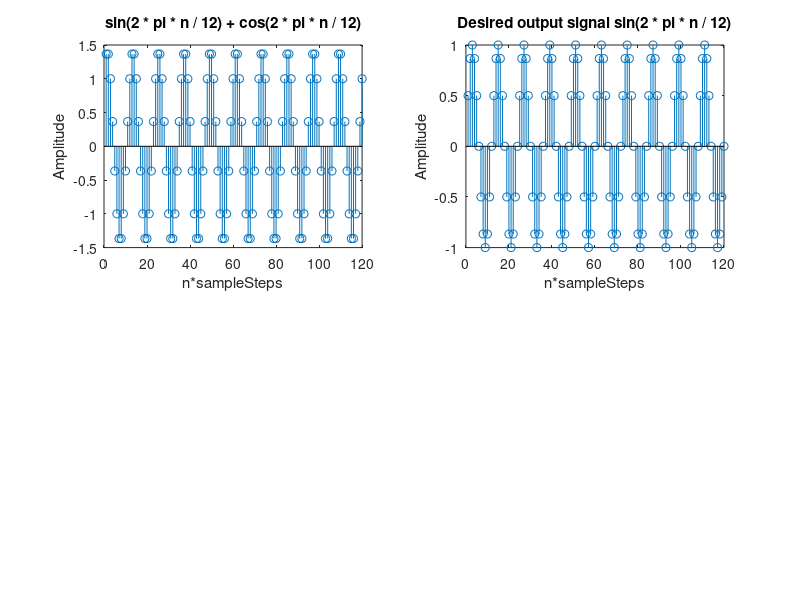

Reproduce this figure in MATLAB. (Note: this script raises an error after producing the figure.)
clear all;

% Note sequence starting from 1~60
Sample_size = 3000;
n = 1:Sample_size;
L = 15;
mu = 0.0001;

n_s = 1:100;

%Input signal xn(n)
xn = sin(2 * pi * n / 12) + cos(2 * pi * n / 12);
dn = sin(2 * pi * n / 12);

xn_s = sin(2 * pi * n_s / 12) + cos(2 * pi * n_s / 12);
dn_s = sin(2 * pi * n_s / 12);

%plot of original signal for 50 equally sampled value
figure(1);
sampleSteps = 25;
coefficient_steps = 50;
coefficient_spaced = 1:coefficient_steps:Sample_size;
n_spaced = 1:sampleSteps:Sample_size;
subplot(2, 2, 1);
stem(xn(n_spaced));
title('sin(2 * pi * n / 12) + cos(2 * pi * n / 12)'); xlabel('n*sampleSteps'); ylabel('Amplitude');

subplot(2, 2, 2);
stem(dn(n_spaced));
title('Desired output signal sin(2 * pi * n / 12)'); xlabel('n*sampleSteps'); ylabel('Amplitude');

% Adaptive Filter, Look for the minimum samples to reach 10% of LMS
[wn_in_time, rn, wn, dn_hat, en, steps] = lms(xn, dn, mu, L);

% Plot of dn_hat
subplot(2, 2, 3);
stem(dn_hat(n_spaced));
title('Estimated desired output from adaptive filter'); xlabel('n*sampleSteps'); ylabel('Amplitude');

% Plot of rn
subplot(2, 2, 4);
plot(rn(n_spaced));
title('RMS in time'); xlabel('n*sampleSteps'); ylabel('Amplitude');

disp("RMS final value");
disp(rn(steps));

% Plot of info
% disp("Error vector");
% disp(en);
% disp("Coefficient vector");
% disp(wn);

disp("Total Steps needed to reach 10% of RMS");
disp(steps);
% Plot of Coefficients v.s. steps
figure(2);
wn_in_time = wn_in_time';
stem(wn_in_time(coefficient_spaced, :));
title('Coefficients of bi'); xlabel('n*coefficient steps'); ylabel('Amplitude');

% FFT for the impulse response of converged filters.
N = 64;
wn_padded = zeros(1, N);
wn_padded(1:L) = wn;

figure(3);

Y = fft(wn, N);
stem(Y); % Note must use stem.

function [wn_in_time, rn, wn, dn_hat, en, steps] = lms(xn, dn, mu, L)

    N = length(xn); %Length of input signals
    wn = zeros(1, L); %initialize filter coefficients
    dn_hat = zeros(1, N); % Initialize outputs
    rn = zeros(1, N);
    en = dn - dn_hat; % Error vectors, set as the difference of two signals
    en_initial = en(N - 16:N); % Latest 16 prediction error
    steps = 1; %Steps needed to reach the optimal value
    wn_in_time = zeros(L, N);

    desired_rn = RMS(en_initial, L) * 0.1;
    disp("Desired RMS value");
    disp(desired_rn);

    % FIR filter, constructed from the equation of FIR filter.
    % Starting from Lth signal all the way till length of the whole signals.
    for n = L:N
        % The L-tap coefficient vector
        x1 = xn(n:-1:n - L + 1);
        %Convolution
        dn_hat(n) = wn * x1';
        %Error vector
        en(n) = dn(n) - dn_hat(n);
        %LMS algorithm
        wn = wn + mu * en(n) * x1;

        wn_in_time(:, steps) = wn;

        % RMS calculation
        en_latest = en(n:-1:n - L + 1); % The latest 16 errors of error vector.
        % disp("Latest 16 errors");
        % disp(en_latest);
        rn(steps) = RMS(en_latest, L);

        if rn(steps) <= desired_rn
            break;
        else
            steps = steps + 1;
        end

    end

end

function r = RMS(en, L)
    N = length(en); %Length of input signal
    sum = 0;

    for n = 1:N
        sum = sum + (en(n) ^ 2);
    end

    r = sqrt(sum / L);
end
